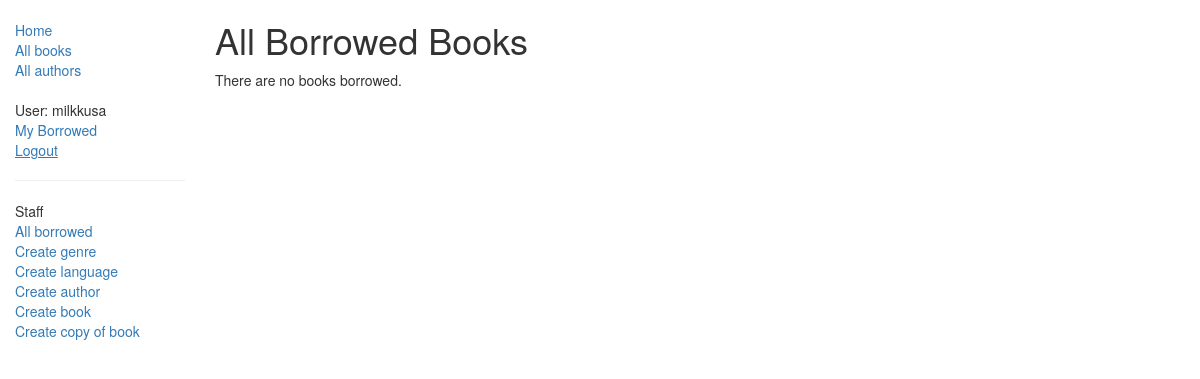
The page /catalog/borrowed/ (signed in) on the database as committed earlier.
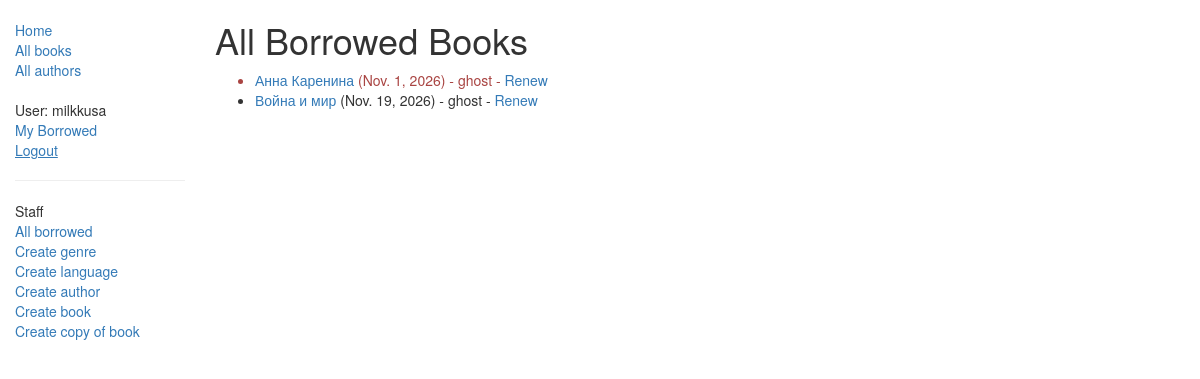
The same page on the database as committed later.
### catalog/models.py (models this page shows, shortened)
class BookInstance(models.Model):
    id = models.UUIDField(primary_key=True, default=uuid.uuid4, help_text="Unique ID for this particular book across whole library")
    book = models.ForeignKey('Book', on_delete=models.SET_NULL, null=True)
    imprint = models.CharField(max_length=200)
    due_back = models.DateField(null=True, blank=True)
    borrower = models.ForeignKey(User, on_delete=models.SET_NULL, null=True, blank=True)
    LOAN_STATUS = (
        ('m', 'Maintenance'),
        ('o', 'On loan'),
        ('a', 'Available'),
        ('r', 'Reserved'),
    )
    status = models.CharField(max_length=1, choices=LOAN_STATUS, blank=True, default='m', help_text='Book availability')
    class Meta:
        ordering = ["due_back"]
    @property
    def is_overdue(self):
        if self.due_back and date.today() > self.due_back:
            return True
        return False

class Book(models.Model):
    title = models.CharField(max_length=200)
    author = models.ForeignKey('Author', on_delete=models.SET_NULL, null=True)
    summary = models.TextField(max_length=1000, help_text="Enter a brief description of the book")
    isbn = models.CharField('ISBN',max_length=13, help_text='13 Character <a href="https://www.isbn-international.org/content/what-isbn">ISBN number</a>')
    genre = models.ManyToManyField(Genre, help_text="Select a genre for this book")
    def display_genre(self):
        """
        Creates a string for the Genre. This is required to display genre in Admin.
        """
        return ', '.join([ genre.name for genre in self.genre.all()[:3] ])
    display_genre.short_description = 'Genre'

### catalog/views.py (the view)
# urls.py: path('borrowed/', views.AllLoanedBooksListView.as_view(), name='all-borrowed'),
class AllLoanedBooksListView(PermissionRequiredMixin, generic.ListView):
    model = BookInstance
    permission_required = 'catalog.can_mark_returned'  # Требуем права библиотекаря
    template_name = 'catalog/bookinstance_list_borrowed_all.html' # Новый шаблон
    context_object_name = 'bookinstance_list' # Имя переменной для шаблона
    def get_queryset(self):
        return BookInstance.objects.filter(status__exact='o').order_by('due_back')

### catalog/templates/catalog/bookinstance_list_borrowed_all.html
{% extends "base_generic.html" %}
{% block content %}
    <h1>All Borrowed Books</h1>
    {% if bookinstance_list %}
    <ul>
      {% for bookinst in bookinstance_list %}
      <li class="{% if bookinst.is_overdue %}text-danger{% endif %}">
        <a href="{% url 'book-detail' bookinst.book.pk %}">{{ bookinst.book.title }}</a> ({{ bookinst.due_back }}) - {{ bookinst.borrower }}
        {% if perms.catalog.can_mark_returned %}
          - <a href="{% url 'renew-book-librarian' bookinst.id %}">Renew</a>
        {% endif %}
      </li>
      {% endfor %}
    </ul>
    {% else %}
      <p>There are no books borrowed.</p>
    {% endif %}
{% endblock %}

### catalog/templates/base_generic.html (shortened to what this page needs)
<!doctype html>
<html lang="en">
  <head>
    <link
      rel="stylesheet"
      href="https://maxcdn.bootstrapcdn.com/bootstrap/3.3.7/css/bootstrap.min.css" />
    {% load static %}
    <link rel="stylesheet" href="{% static 'css/styles.css' %}" />
  </head>
  <body>
    <div class="container-fluid">
      <div class="row">
        <div class="col-sm-2">
          {% block sidebar %}
            <ul class="sidebar-nav">
              <li><a href="{% url 'index' %}">Home</a></li>
              <li><a href="{% url 'books' %}">All books</a></li>
              <li><a href="{% url 'authors' %}">All authors</a></li>
            </ul>
            <ul class="sidebar-nav">
              {% if user.is_authenticated %}
                <li>User: {{ user.get_username }}</li>
                <li><a href="{% url 'my-borrowed' %}">My Borrowed</a></li>
                <li>
                  <form method="post" action="{% url 'logout' %}" style="display: inline;">
                    <button type="submit" style="background: none; border: none; color: #337ab7; text-decoration: underline; padding: 0; font-family: inherit; font-size: inherit; cursor: pointer;">
                      Logout
                    </button>
                  </form>
                </li>
              {% else %}
                <li><a href="{% url 'login' %}?next={{ request.path }}">Login</a></li>
              {% endif %}
            </ul>
            {% if user.is_staff %}
              <hr>
              <ul class="sidebar-nav">
                <li class="sidebar-nav-heading">Staff</li>
                <li><a href="{% url 'all-borrowed' %}">All borrowed</a></li>
                <li><a href="{% url 'genre_create' %}">Create genre</a></li>
                <li><a href="{% url 'language_create' %}">Create language</a></li>
                <li><a href="{% url 'author_create' %}">Create author</a></li>
                <li><a href="{% url 'book_create' %}">Create book</a></li>
                <li><a href="{% url 'bookinstance_create' %}">Create copy of book</a></li>
              </ul>
            {% endif %}
          {% endblock %}
        </div>
        <div class="col-sm-10 ">{% block content %}{% endblock %}</div>
      </div>
    </div>
  </body>
</html>

### catalog/static/css/styles.css (style rules this page uses)
.sidebar-nav { margin-top: 20px; padding: 0; list-style: none; }

Rows that differ between the two databases and show on the page:
added BookInstance: book "Анна Каренина", due_back "Nov. 1, 2026", borrower "ghost"
added BookInstance: book "Война и мир", due_back "Nov. 19, 2026", borrower "ghost"
Other text that changed with them:
text no longer shown: "There are no books borrowed."
